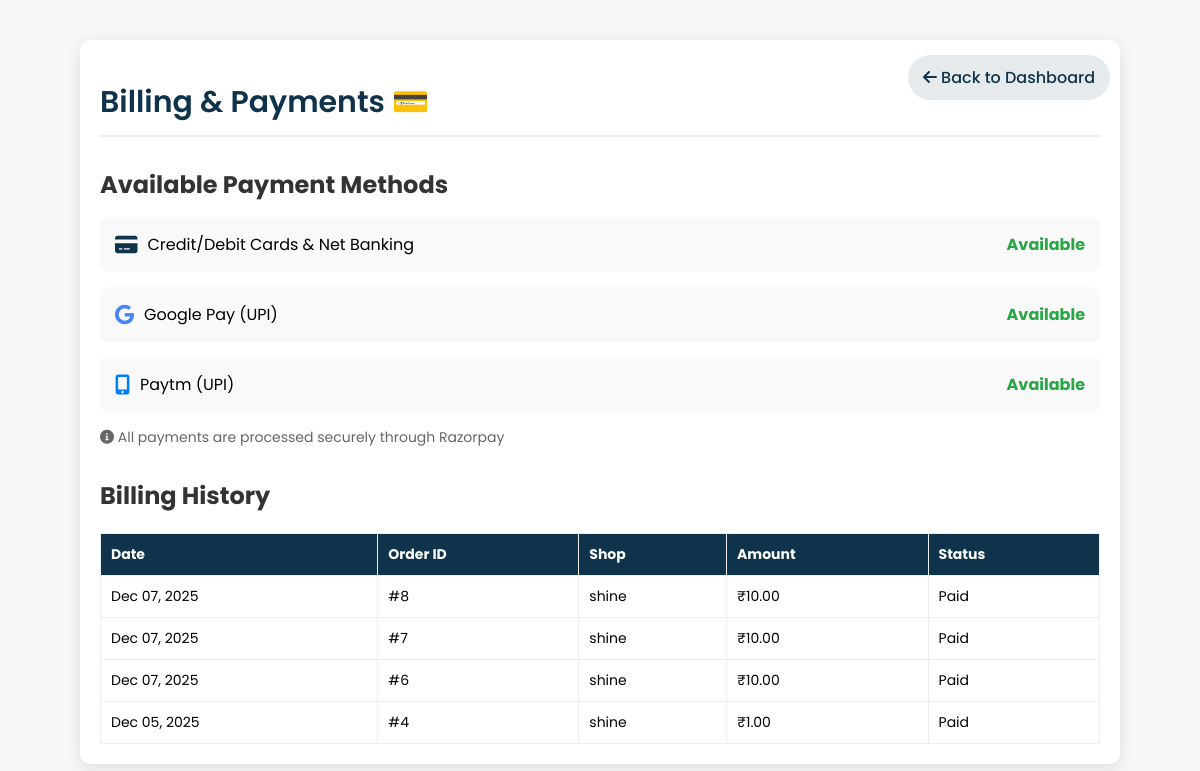
Page /billing/ (signed in) on the earlier database version.
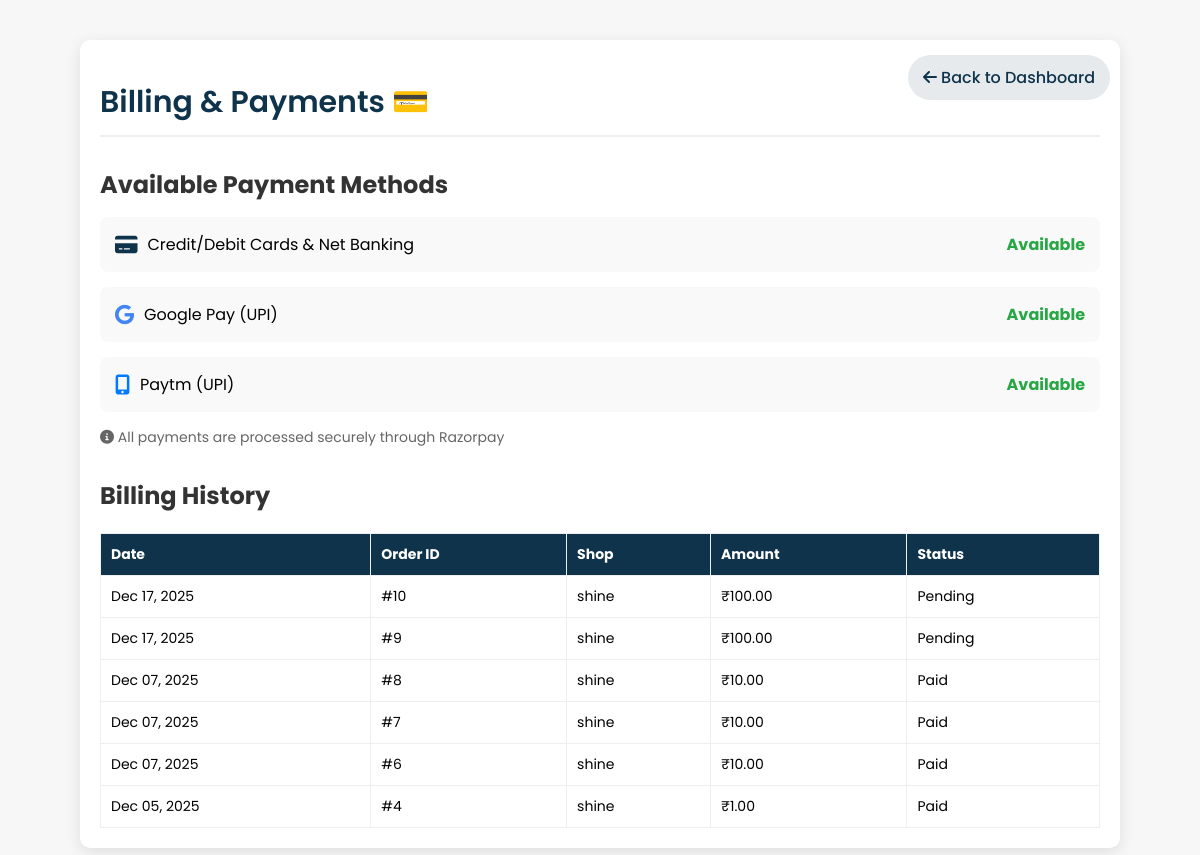
Same page on the later database version.
### shop/models.py (models this page shows, shortened)
class Order(models.Model):
    STATUS_CHOICES = [
        ('Pending', 'Pending'),
        ('Washing', 'Washing'),
        ('Drying', 'Drying'),
        ('Ironing', 'Ironing'),
        ('Ready', 'Ready for Pickup'),
        ('Completed', 'Completed'),
    ]
    PAYMENT_CHOICES = [
        ('Pending', 'Pending'),
        ('Completed', 'Completed'),
    ]
    user = models.ForeignKey(User, on_delete=models.CASCADE)
    shop = models.ForeignKey(LaundryShop, on_delete=models.CASCADE)
    branch = models.ForeignKey(Branch, on_delete=models.CASCADE, blank=True, null=True)
    amount = models.DecimalField(max_digits=10, decimal_places=2)
    cloth_status = models.CharField(max_length=20, choices=STATUS_CHOICES, default='Pending')
    payment_status = models.CharField(max_length=20, choices=PAYMENT_CHOICES, default='Pending')
    pickup_date = models.DateTimeField(blank=True, null=True)
    delivery_date = models.DateTimeField(blank=True, null=True)
    delivery_name = models.CharField(max_length=100, blank=True)
    delivery_address = models.TextField(blank=True)
    delivery_phone = models.CharField(max_length=15, blank=True)
    special_instructions = models.TextField(blank=True)
    created_at = models.DateTimeField(default=timezone.now)
    delay_notified = models.BooleanField(default=False)
    thank_you_sent = models.BooleanField(default=False)

class LaundryShop(models.Model):
    name = models.CharField(max_length=100, unique=True)
    email = models.EmailField(unique=True)
    password = models.CharField(max_length=128, blank=True)
    address = models.TextField(blank=True)
    phone = models.CharField(max_length=15, blank=True)
    city = models.CharField(max_length=100, blank=True)
    latitude = models.FloatField(blank=True, null=True)
    longitude = models.FloatField(blank=True, null=True)
    is_approved = models.BooleanField(default=False)
    is_open = models.BooleanField(default=True)
    created_at = models.DateTimeField(default=timezone.now)

### shop/views.py (the view)
# urls.py: path("billing/", views.billing_payments, name="billing"),
@login_required
def billing_payments(request):
    user_orders = Order.objects.filter(user=request.user).order_by('-created_at')
    return render(request, 'billing.html', {'orders': user_orders})

### shop/templates/billing.html (shortened to what this page needs)
{% load static %}
<!DOCTYPE html>
<html lang="en">
<head>
    <link rel="stylesheet" href="https://cdnjs.cloudflare.com/ajax/libs/font-awesome/6.0.0-beta3/css/all.min.css">
</head>
<body>
    <div class="page-container">
        <a href="{% url 'dashboard' %}" class="back-btn">
            <i class="fas fa-arrow-left"></i> Back to Dashboard
        </a>
        <h1 class="page-header">Billing & Payments 💳</h1>
        <div class="payment-section">
            <h2 class="section-title">Available Payment Methods</h2>
            <div class="payment-method-card">
                <div style="display: flex; align-items: center; gap: 10px;">
                    <i class="fas fa-credit-card" style="color: #0f334bff; font-size: 20px;"></i>
                    <span>Credit/Debit Cards & Net Banking</span>
                </div>
                <span style="color: #28a745; font-weight: bold;">Available</span>
            </div>
            <div class="payment-method-card">
                <div style="display: flex; align-items: center; gap: 10px;">
                    <i class="fab fa-google" style="color: #4285f4; font-size: 20px;"></i>
                    <span>Google Pay (UPI)</span>
                </div>
                <span style="color: #28a745; font-weight: bold;">Available</span>
            </div>
            <div class="payment-method-card">
                <div style="display: flex; align-items: center; gap: 10px;">
                    <i class="fas fa-mobile-alt" style="color: #007bff; font-size: 20px;"></i>
                    <span>Paytm (UPI)</span>
                </div>
                <span style="color: #28a745; font-weight: bold;">Available</span>
            </div>
            <p style="margin-top: 15px; color: #666; font-size: 14px;">
                <i class="fas fa-info-circle"></i> All payments are processed securely through Razorpay
            </p>
        </div>
        <div class="billing-history">
            <h2 class="section-title">Billing History</h2>
            {% if orders %}
            <table class="history-table">
                <thead>
                    <tr>
                        <th>Date</th>
                        <th>Order ID</th>
                        <th>Shop</th>
                        <th>Amount</th>
                        <th>Status</th>
                    </tr>
                </thead>
                <tbody>
                    {% for order in orders %}
                    <tr>
                        <td>{{ order.created_at|date:"M d, Y" }}</td>
                        <td>#{{ order.id }}</td>
                        <td>{{ order.shop.name }}</td>
                        <td>₹{{ order.amount }}</td>
                        <td>
                            {% if order.cloth_status == 'Completed' %}
                                Paid
                            {% else %}
                                {{ order.get_cloth_status_display }}
                            {% endif %}
                        </td>
                    </tr>
                    {% endfor %}
                </tbody>
            </table>
            {% else %}
            <p style="text-align: center; color: #666; padding: 20px;">No billing history found.</p>
            {% endif %}
        </div>
    </div>
</body>
</html>

### shop/templates/billing.html (style rules this page uses)
body { background: #f7f7f7; font-family: "Poppins", sans-serif; }
.page-container { max-width: 1000px; margin: 40px auto; padding: 20px; background: white; border-radius: 10px; box-shadow: 0 4px 15px rgba(0, 0, 0, 0.1); position: relative; }
.back-btn { position: absolute; top: 15px; right: 10px; color: #0f334bff; text-decoration: none; padding: 10px 15px; border-radius: 50px; background: rgba(15, 51, 75, 0.1); transition: all 0.3s ease; font-weight: 500; }
.page-header { font-size: 30px; font-weight: 600; color: #0f334bff; margin-bottom: 25px; border-bottom: 2px solid #eee; padding-bottom: 10px; }
.section-title { font-size: 24px; color: #333; margin-top: 30px; margin-bottom: 15px; }
.payment-method-card { background: #f9f9f9; padding: 15px; border-radius: 8px; margin-bottom: 15px; display: flex; justify-content: space-between; align-items: center; }
.history-table { width: 100%; border-collapse: collapse; margin-top: 20px; font-size: 14px; }
.history-table th, .history-table td { border: 1px solid #eee; padding: 10px; text-align: left; }
.history-table th { background: #0f334bff; color: white; }

Differences in the rows shown:
added Order: created_at "Dec 17, 2025", id "10", shop.name "shine", amount "100.00", cloth_status "Pending"
added Order: created_at "Dec 17, 2025", id "9", shop.name "shine", amount "100.00", cloth_status "Pending"
